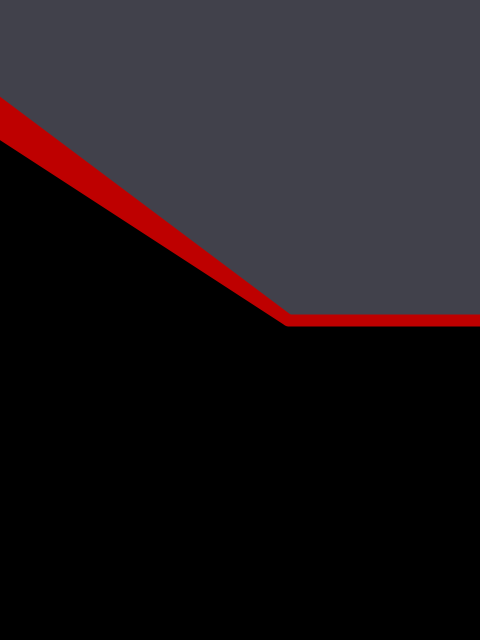
Frame 1 (no input)
Frame 2 (the mouse pressed at the canvas centre, redrawn once): identical to frame 1, image omitted

The Processing sketch that drew this single still picture (run headless with seeded random() and noise(); the mouse was pressed at the canvas centre and the sketch redrawn once):

// Processing sketch: a_team_the
// ── a_team_the.pde
// Manuale di Programmazione Cinematografica - Volume 4
// Daniele Olmisani, 2017

// The A-Team (2010)
// Action, Adventure, Comedy
// http://www.imdb.com/title/tt0429493/


final color PAPER = color(0);
final color INK1 = color(65, 65, 75);
final color INK2 = color(190, 0, 0);


void setup() {
  size(480, 640);
  noLoop();
}

void draw() {
  
  float s = min(width, height);
  float u = 1.0 / s;

  translate(0.6*width, 0.5*height);
  scale(s);
  
  background(PAPER);
  
  fill(INK1);
  noStroke();
  quad(-2.0, -1.5, 0.0, 0.0, 2.0, 0.0, -1.5, -2.0);
  
  fill(INK2);
  stroke(INK2);
  strokeWeight(12*u);
  
  line(0.0, 0.0, 2.0, 0.0);
  triangle(-2.0, -1.5, 0.0, 0.0, -2.0, -1.3);
  
  save("the-a-team.png");
}
